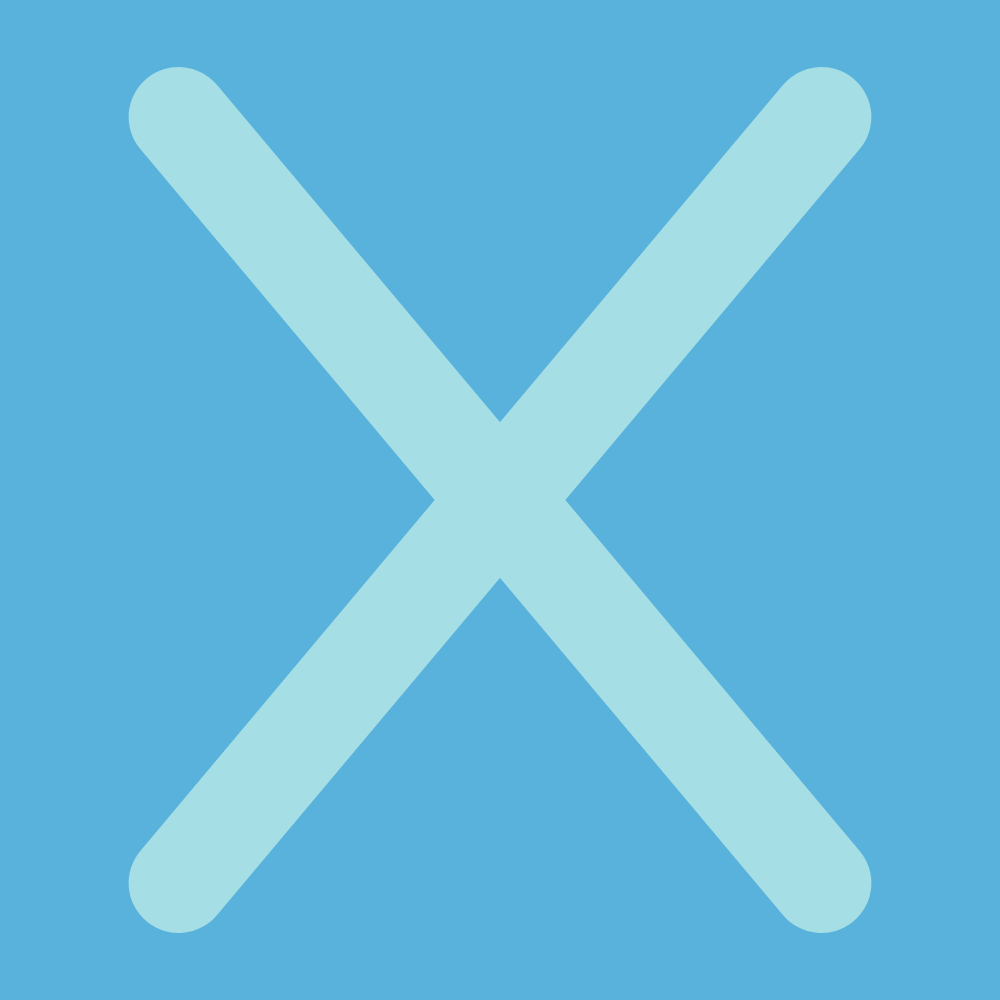
Frame 1 (no input)
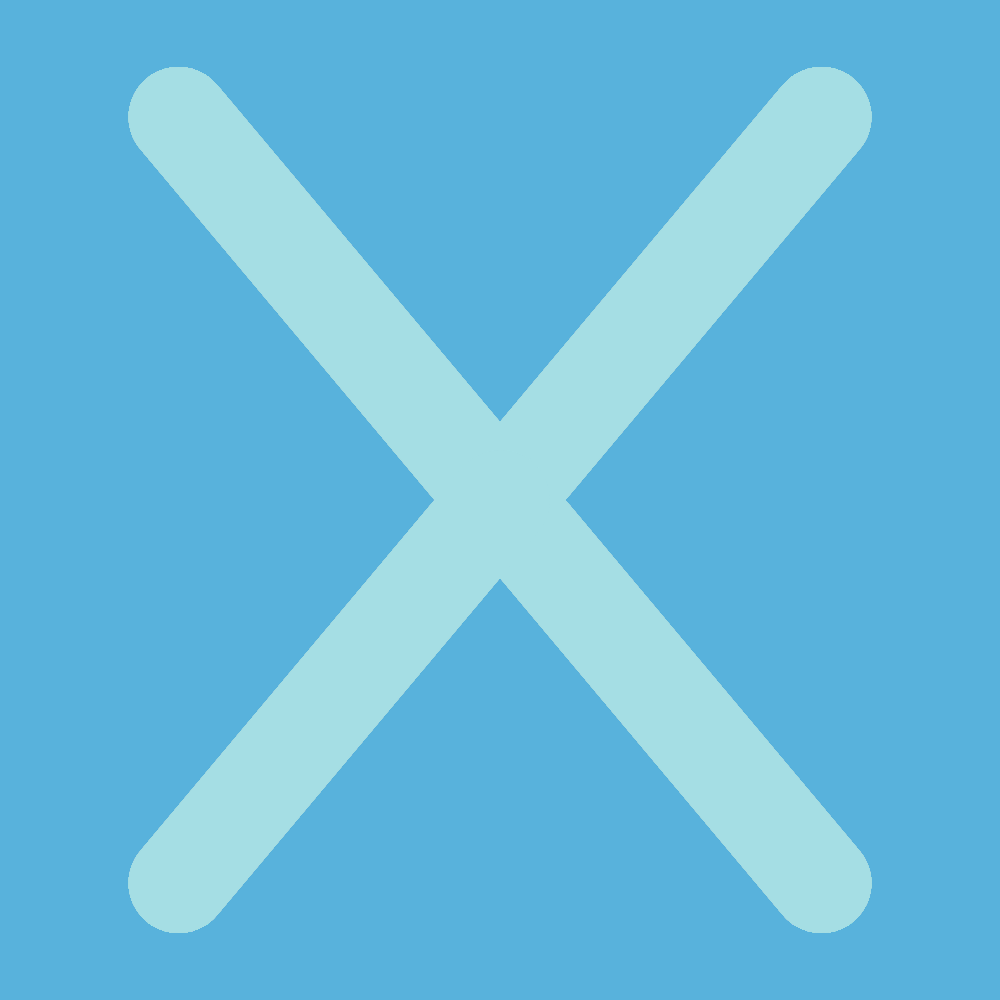
Frame 60 (no input)
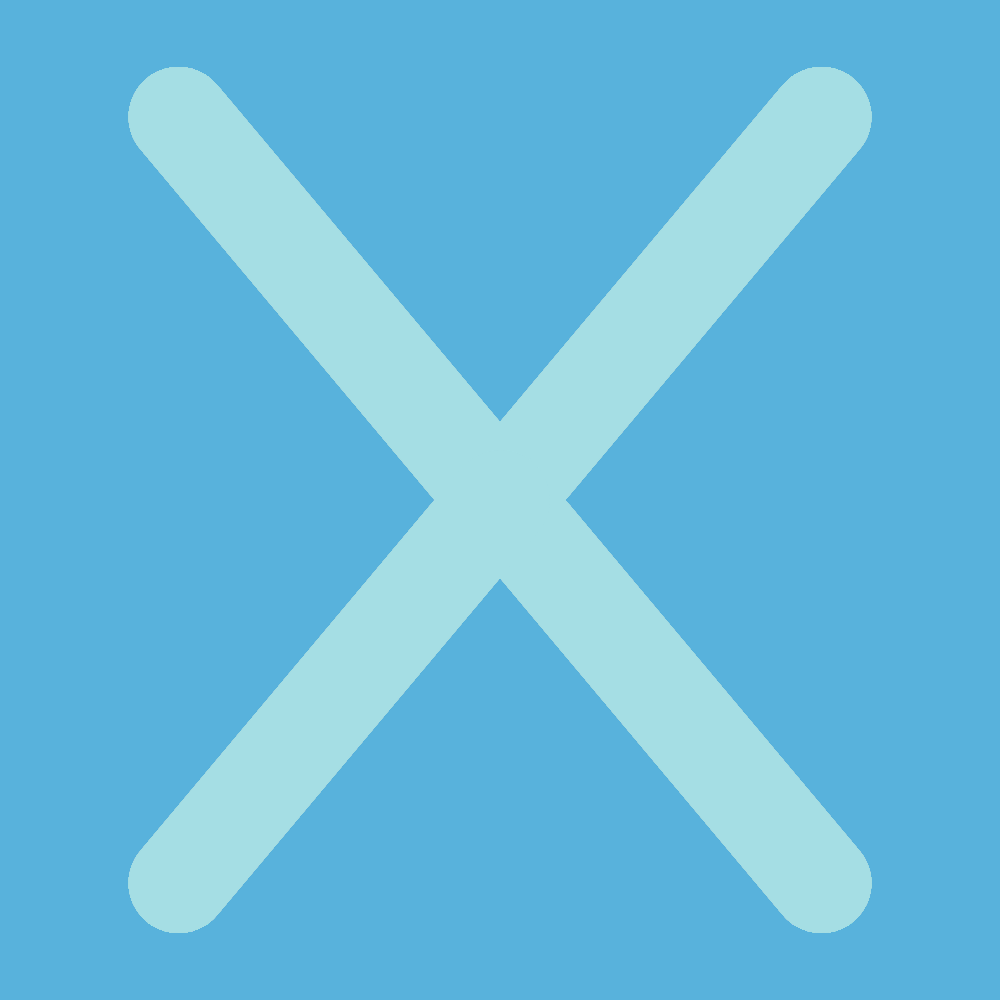
Frame 120 (the mouse pressed at the canvas centre since frame 60)

The p5.js sketch that drew these frames (run headless with seeded random() and noise() and a simulated clock; from frame 60 on, the mouse is pressed at the canvas centre):

// p5.js sketch
// ── sketch.js
function setup(){
  createCanvas(1000,1000)
  background(88,178,220)
  }

function draw(){
  angleMode(DEGREES)
  stroke(165,222,228)
  strokeWeight(100)
  translate(width/2,height/2)

  push()
  rotate(-50)
  line(0,0,500,0)
  pop()

  push()
  rotate(50)
  line(0,0,500,0)
  pop()

  push()
  rotate(230)
  line(0,0,500,0)
  pop()

  push()
  rotate(130)
  line(0,0,500,0)
  pop()
  }
